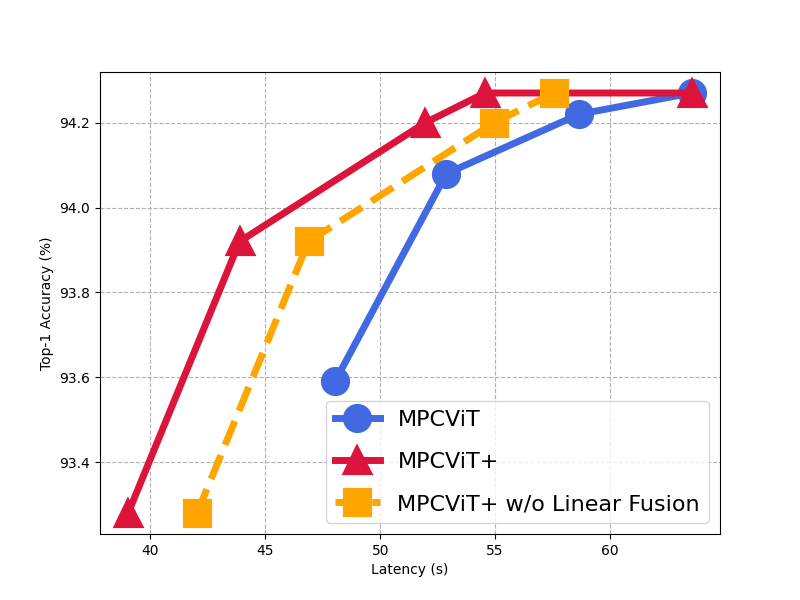

Python code for this plot:
import matplotlib.pyplot as plt

plt.figure(figsize=(8, 6))


mpcvit_kd_lat = [48.03, 52.88, 58.66, 63.56]
mpcvit_kd_acc = [93.59, 94.08, 94.22, 94.27]  # 94.26(mu=0.9)
plt.plot(mpcvit_kd_lat, mpcvit_kd_acc, linestyle='-', linewidth=5, c='royalblue', marker='o', markersize=18, markerfacecolor='royalblue', markeredgewidth=3, label='MPCViT')

mpcvitplus_kd_lat = [48.03-9, 52.88-9, 58.66-6.7, 63.56-9, 63.56]
mpcvitplus_kd_acc = [93.28, 93.92, 94.2, 94.27, 94.27]
plt.plot(mpcvitplus_kd_lat, mpcvitplus_kd_acc, linewidth=5, linestyle='-', c='crimson', marker='^', markersize=18, markerfacecolor='crimson', markeredgewidth=3, label='MPCViT+')

mpcvitplus_kd_lat = [48.03-6, 52.88-6, 58.66-3.7, 63.56-6]
mpcvitplus_kd_acc = [93.28, 93.92, 94.2, 94.27]  
plt.plot(mpcvitplus_kd_lat, mpcvitplus_kd_acc, linewidth=5, linestyle='--', c='orange', marker='s', markersize=18, markerfacecolor='orange', markeredgewidth=3, label='MPCViT+ w/o Linear Fusion')

plt.xlabel('Latency (s)')
plt.ylabel('Top-1 Accuracy (%)')
plt.grid(linestyle='--')
plt.legend(labelspacing=1, prop={'size': 16})
plt.show()
plt.savefig('./mpcvit+_cifar10.png')